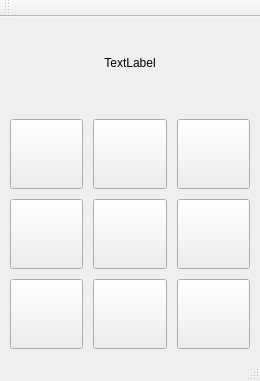
<?xml version="1.0" encoding="UTF-8"?>
<ui version="4.0">
 <class>MainWindow</class>
 <widget class="QMainWindow" name="MainWindow">
  <property name="geometry">
   <rect>
    <x>0</x>
    <y>0</y>
    <width>260</width>
    <height>381</height>
   </rect>
  </property>
  <property name="sizePolicy">
   <sizepolicy hsizetype="Fixed" vsizetype="Fixed">
    <horstretch>0</horstretch>
    <verstretch>0</verstretch>
   </sizepolicy>
  </property>
  <property name="maximumSize">
   <size>
    <width>260</width>
    <height>381</height>
   </size>
  </property>
  <property name="windowTitle">
   <string>TicTacToe</string>
  </property>
  <widget class="QWidget" name="centralWidget">
   <layout class="QGridLayout" name="gridLayout_2">
    <property name="leftMargin">
     <number>0</number>
    </property>
    <property name="topMargin">
     <number>0</number>
    </property>
    <property name="rightMargin">
     <number>0</number>
    </property>
    <property name="bottomMargin">
     <number>0</number>
    </property>
    <property name="spacing">
     <number>0</number>
    </property>
    <item row="0" column="0">
     <layout class="QGridLayout" name="gridLayout" rowstretch="0,0,0,0" columnstretch="70,70,70" rowminimumheight="70,70,70,70" columnminimumwidth="70,70,70">
      <property name="sizeConstraint">
       <enum>QLayout::SetDefaultConstraint</enum>
      </property>
      <property name="leftMargin">
       <number>10</number>
      </property>
      <property name="topMargin">
       <number>0</number>
      </property>
      <property name="rightMargin">
       <number>10</number>
      </property>
      <property name="bottomMargin">
       <number>10</number>
      </property>
      <property name="spacing">
       <number>10</number>
      </property>
      <item row="1" column="0">
       <widget class="QPushButton" name="pushButton_1">
        <property name="sizePolicy">
         <sizepolicy hsizetype="Fixed" vsizetype="Fixed">
          <horstretch>0</horstretch>
          <verstretch>0</verstretch>
         </sizepolicy>
        </property>
        <property name="minimumSize">
         <size>
          <width>70</width>
          <height>70</height>
         </size>
        </property>
        <property name="font">
         <font>
          <pointsize>30</pointsize>
          <weight>75</weight>
          <bold>true</bold>
         </font>
        </property>
        <property name="text">
         <string/>
        </property>
       </widget>
      </item>
      <item row="1" column="1">
       <widget class="QPushButton" name="pushButton_2">
        <property name="sizePolicy">
         <sizepolicy hsizetype="Fixed" vsizetype="Fixed">
          <horstretch>0</horstretch>
          <verstretch>0</verstretch>
         </sizepolicy>
        </property>
        <property name="minimumSize">
         <size>
          <width>70</width>
          <height>70</height>
         </size>
        </property>
        <property name="font">
         <font>
          <pointsize>30</pointsize>
          <weight>75</weight>
          <bold>true</bold>
         </font>
        </property>
        <property name="text">
         <string/>
        </property>
       </widget>
      </item>
      <item row="1" column="2">
       <widget class="QPushButton" name="pushButton_3">
        <property name="sizePolicy">
         <sizepolicy hsizetype="Fixed" vsizetype="Fixed">
          <horstretch>0</horstretch>
          <verstretch>0</verstretch>
         </sizepolicy>
        </property>
        <property name="minimumSize">
         <size>
          <width>70</width>
          <height>70</height>
         </size>
        </property>
        <property name="font">
         <font>
          <pointsize>30</pointsize>
          <weight>75</weight>
          <bold>true</bold>
         </font>
        </property>
        <property name="text">
         <string/>
        </property>
       </widget>
      </item>
      <item row="2" column="0">
       <widget class="QPushButton" name="pushButton_4">
        <property name="sizePolicy">
         <sizepolicy hsizetype="Fixed" vsizetype="Fixed">
          <horstretch>0</horstretch>
          <verstretch>0</verstretch>
         </sizepolicy>
        </property>
        <property name="minimumSize">
         <size>
          <width>70</width>
          <height>70</height>
         </size>
        </property>
        <property name="font">
         <font>
          <pointsize>30</pointsize>
          <weight>75</weight>
          <bold>true</bold>
         </font>
        </property>
        <property name="text">
         <string/>
        </property>
       </widget>
      </item>
      <item row="2" column="1">
       <widget class="QPushButton" name="pushButton_5">
        <property name="sizePolicy">
         <sizepolicy hsizetype="Fixed" vsizetype="Fixed">
          <horstretch>0</horstretch>
          <verstretch>0</verstretch>
         </sizepolicy>
        </property>
        <property name="minimumSize">
         <size>
          <width>70</width>
          <height>70</height>
         </size>
        </property>
        <property name="font">
         <font>
          <pointsize>30</pointsize>
          <weight>75</weight>
          <bold>true</bold>
         </font>
        </property>
        <property name="text">
         <string/>
        </property>
       </widget>
      </item>
      <item row="2" column="2">
       <widget class="QPushButton" name="pushButton_6">
        <property name="sizePolicy">
         <sizepolicy hsizetype="Fixed" vsizetype="Fixed">
          <horstretch>0</horstretch>
          <verstretch>0</verstretch>
         </sizepolicy>
        </property>
        <property name="minimumSize">
         <size>
          <width>70</width>
          <height>70</height>
         </size>
        </property>
        <property name="font">
         <font>
          <pointsize>30</pointsize>
          <weight>75</weight>
          <bold>true</bold>
         </font>
        </property>
        <property name="text">
         <string/>
        </property>
       </widget>
      </item>
      <item row="3" column="0">
       <widget class="QPushButton" name="pushButton_7">
        <property name="sizePolicy">
         <sizepolicy hsizetype="Fixed" vsizetype="Fixed">
          <horstretch>0</horstretch>
          <verstretch>0</verstretch>
         </sizepolicy>
        </property>
        <property name="minimumSize">
         <size>
          <width>70</width>
          <height>70</height>
         </size>
        </property>
        <property name="font">
         <font>
          <pointsize>30</pointsize>
          <weight>75</weight>
          <bold>true</bold>
         </font>
        </property>
        <property name="text">
         <string/>
        </property>
       </widget>
      </item>
      <item row="3" column="1">
       <widget class="QPushButton" name="pushButton_8">
        <property name="sizePolicy">
         <sizepolicy hsizetype="Fixed" vsizetype="Fixed">
          <horstretch>0</horstretch>
          <verstretch>0</verstretch>
         </sizepolicy>
        </property>
        <property name="minimumSize">
         <size>
          <width>70</width>
          <height>70</height>
         </size>
        </property>
        <property name="font">
         <font>
          <pointsize>30</pointsize>
          <weight>75</weight>
          <bold>true</bold>
         </font>
        </property>
        <property name="text">
         <string/>
        </property>
       </widget>
      </item>
      <item row="3" column="2">
       <widget class="QPushButton" name="pushButton_9">
        <property name="sizePolicy">
         <sizepolicy hsizetype="Fixed" vsizetype="Fixed">
          <horstretch>0</horstretch>
          <verstretch>0</verstretch>
         </sizepolicy>
        </property>
        <property name="minimumSize">
         <size>
          <width>70</width>
          <height>70</height>
         </size>
        </property>
        <property name="font">
         <font>
          <pointsize>30</pointsize>
          <weight>75</weight>
          <bold>true</bold>
         </font>
        </property>
        <property name="text">
         <string/>
        </property>
       </widget>
      </item>
      <item row="0" column="0" colspan="3">
       <widget class="QLabel" name="label_move">
        <property name="text">
         <string>TextLabel</string>
        </property>
        <property name="alignment">
         <set>Qt::AlignCenter</set>
        </property>
       </widget>
      </item>
     </layout>
    </item>
   </layout>
  </widget>
  <widget class="QMenuBar" name="menuBar">
   <property name="geometry">
    <rect>
     <x>0</x>
     <y>0</y>
     <width>260</width>
     <height>25</height>
    </rect>
   </property>
  </widget>
  <widget class="QToolBar" name="mainToolBar">
   <attribute name="toolBarArea">
    <enum>TopToolBarArea</enum>
   </attribute>
   <attribute name="toolBarBreak">
    <bool>false</bool>
   </attribute>
  </widget>
  <widget class="QStatusBar" name="statusBar"/>
 </widget>
 <layoutdefault spacing="6" margin="11"/>
 <resources/>
 <connections/>
</ui>
